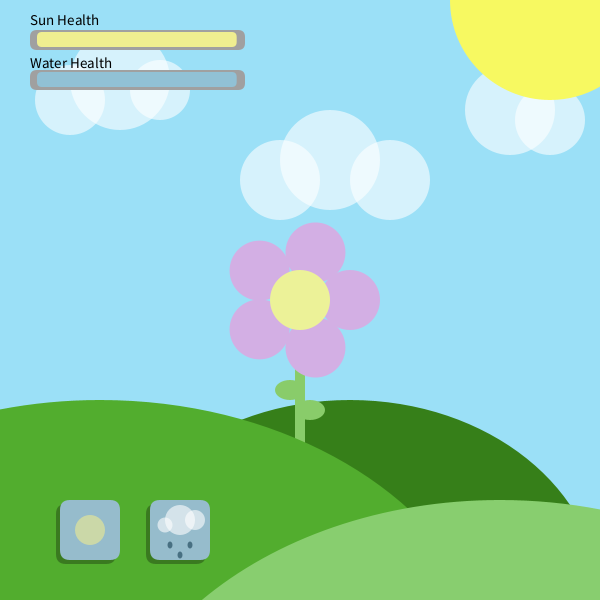
Frame 1 (no input)
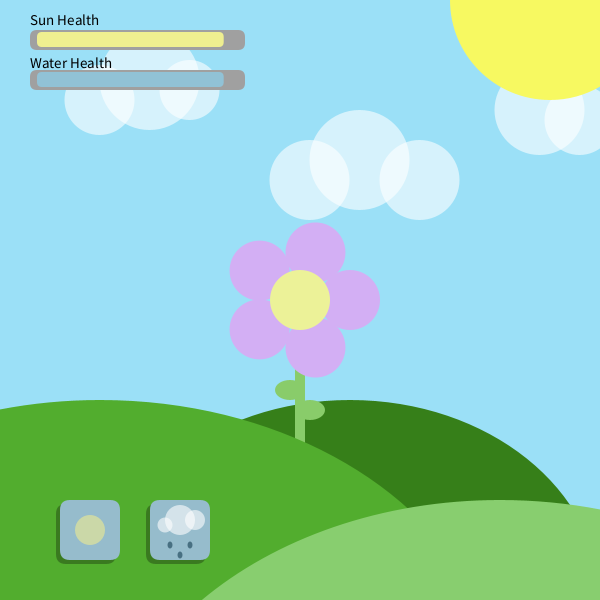
Frame 60 (the mouse pressed at the canvas centre just before this capture)
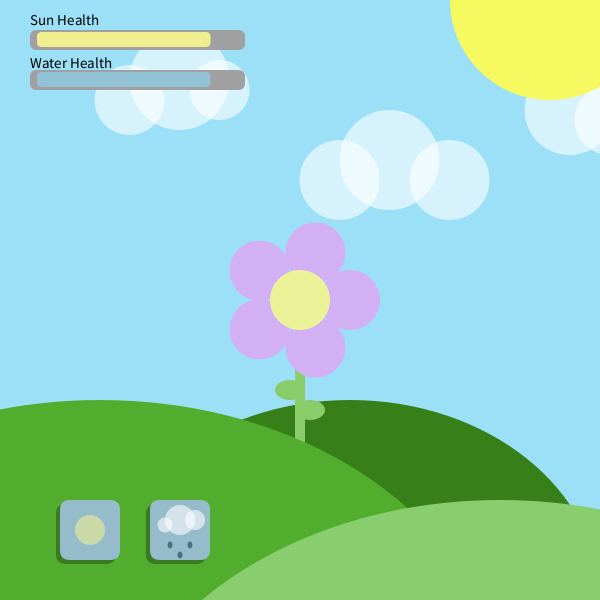
Frame 120 (the mouse held since frame 60 and released just before this capture)

The Processing sketch that drew these frames (run headless with seeded random() and noise(); from frame 60 on, the mouse is pressed at the canvas centre):

// Processing sketch: PetFlower1
// ── PetFlower1.pde
/*
The below code makes a plant simulator, you take care of the plant by watering it 
 and giving it sun. If the health gets too high or too low the plant will die.
 
 Rules:
 - do not over water or give your plant too much sun
 - game is over when the health has gotten too low
 */

// Arrays and Classes
Petal[] petals;
Cloud[] clouds;
Flower flower;
Health health;

// Flower
float radius; // radius of flower center
float angle; // angle between petals

// Buttons
float rainX, rainY; // rainbutton location
boolean rainButton; // rain button pressed?
float sunX, sunY; // sunbutton location
boolean sunButton; // sunbutton pressed?
float buttonW, buttonH; // size of button

// Colors
color background;
color hill1;
color hill2;
color hill3;


void setup () {
  size(600, 600);

  // Colors
  background = color(155, 224, 247);
  hill1 = color(54, 127, 25);
  hill2 = color(82, 173, 46);
  hill3 = color(136, 206, 111);

  // Buttons
  rainX = width/4;
  rainY = height/6*5;
  buttonW = 60;
  buttonH = 60;
  rainButton = false;
  sunX = width/10;
  sunY = height/6*5;
  sunButton = false;

  // Declare Classes
  petals = new Petal[5];
  flower = new Flower(width, height);
  clouds = new Cloud[8];
  health = new Health();

  // Create petals
  for (int i = 0; i < petals.length; i++) {
    petals[i] = new Petal();
    //colors of petal
    petals[i].r();
    petals[i].g();
    petals[i].b();
  }

  // Create clouds and pass values for their location and size
  clouds[0] = new Cloud(70, 100, 70, 70);
  clouds[1] = new Cloud(120, 80, 100, 100);
  clouds[2] = new Cloud(160, 90, 60, 60);
  clouds[3] = new Cloud(280, 180, 80, 80);
  clouds[4] = new Cloud(330, 160, 100, 100);
  clouds[5] = new Cloud(390, 180, 80, 80);
  clouds[6] = new Cloud(510, 110, 90, 90);
  clouds[7] = new Cloud(550, 120, 70, 70);

  // Center of petals
  angle = 0;  // initial angle for setting petals
  radius = 50;  // radius that the petals will be "around"
}

void draw() {
  background(background);

  // Hills in background
  noStroke();
  fill(hill1);
  ellipse(350, 600, 500, 400);

  // Create stem between the hills
  flower.displayStem();

  // More Hills
  fill(hill2);
  ellipse(100, 700, 800, 600);
  fill(hill3);
  ellipse(500, 800, 800, 600);

  // Create Petals around the center of the flower
  float x = 0;  // initial x (on the radius if y is zero)
  float y = 0;  // inital y (on the radius if x = radius)

  for (int i = 0; i < petals.length; i++) {
    // next line calculates x that will be on the radius at a given angle
    x = width/2 + cos(radians(angle))*(radius);  
    // next line calculates y that will be on the radius at a given angle
    y = height/2 + sin(radians(angle))*(radius);
    // now use x and y to set the x and y for the next petal
    petals[i].setX(x);
    petals[i].setY(y);
    // display the petal
    petals[i].display(); 
    // update the angle for the next petal 
    angle += 360/petals.length;
  }

  // Draw the center of the flower (slightly smaller than the petal radius)
  fill(236, 242, 152);
  ellipse(width/2, height/2, radius*1.2, radius*1.2);

  // Create Clouds
  for (int i = 0; i < clouds.length; i++) {
    clouds[i].display(rainButton);
    clouds[i].move();
  } 

  // Health
  health.display(sunButton, rainButton);
  health.checkForGameOver();
  health.badHealth();
  health.ifOverWater();
  health.ifOverSun();

  // Rain Button
  fill(0, 75);
  rect(rainX-4, rainY+4, buttonW, buttonH, 10);
  fill(150, 188, 204);
  rect(rainX, rainY, buttonW, buttonH, 10);
  // clouds on rainbutton
  fill(255, 150);
  ellipse(rainX + 15, rainY + 25, 15, 15);
  ellipse(rainX + 30, rainY + 20, 30, 30);
  ellipse(rainX + 45, rainY + 20, 20, 20);
  // rain
  fill(72, 112, 130);
  ellipse(rainX + 20, rainY + 45, 5, 7);
  ellipse(rainX + 30, rainY + 55, 5, 7);
  ellipse(rainX + 40, rainY + 45, 5, 7);

  // Sun Button
  fill(0, 75);
  rect(sunX - 4, sunY + 4, buttonW, buttonH, 10);
  fill(150, 188, 204);
  rect(sunX, sunY, buttonW, buttonH, 10);
  // sun on sunbutton
  fill(239, 236, 143, 150);
  ellipse(sunX + 30, sunY + 30, 30, 30);

  // Sun rays are drawn when the sunbutton is true
  if (sunButton) { 
    fill(255, 230, 70, 120);
    triangle(570, 200, 600, 80, 560, 100);   
    fill(255, 127, 0, 110);
    triangle(520, 220, 570, 90, 510, 80);
    fill(255, 210, 40, 120);
    triangle(480, 190, 540, 100, 490, 60);
    fill(244, 125, 66, 140);
    triangle(440, 150, 510, 60, 460, 50);
    fill(255, 247, 35, 120);
    triangle(400, 100, 510, 50, 460, 0);
    fill(247, 150, 51, 110);
    triangle(380, 50, 470, 50, 450, 0);
  }

  // Draw sun
  fill(247, 249, 97);
  ellipse(550, 0, 200, 200);
}

void mousePressed() {
  // If the rain button is pressed then it is the oppsite of what it was before (toggle)
  if (mouseX > rainX && mouseX < mouseX + buttonW && mouseY > rainY && mouseY < rainY + buttonH) {
    rainButton = !rainButton;
    sunButton = false; // sun and rain cannot be pressed at the same time
  } else if (mouseX > sunX && mouseX < mouseX + buttonW && mouseY > sunY && mouseY < sunY + buttonH) {
    sunButton = !sunButton;   
    rainButton = false;
  }
}

void keyPressed() { // Button toggles if certain keys are pressed
  if (key == 'r'|| key == 'R') {
    rainButton = !rainButton;
  }
  if (key == 's'|| key == 'S') {
    sunButton = !sunButton;
  }
}

// ── Cloud.pde
/* 
 This class creates clouds that release rain. 
 
 display() displays the clouds and creates an array of drops if raining is true
 
 move() changes the clouds' location based on speed and if the cloud goes off screen it will restart
 
 */


class Cloud {
  Drop[] drops; // declare array of drops
  float x, y, w, h, s; // properties of clouds
  boolean raining; // is it raining?

  Cloud(float tempX, float tempY, float tempW, float tempH) {
    x = tempX;
    y = tempY;
    w = tempW;
    h = tempH;
    s = 0.5; // speed of cloud movement
    raining = false;

    drops = new Drop[4];
    for (int i = 0; i < drops.length; i++) {
      drops[i] = new Drop(y);
    }
  }

  void display(boolean tempRaining) {
    raining = tempRaining; // use the perameter to check if its raining
    if (raining) { // if its raining then display the drops from the drop class
      for (int i = 0; i < drops.length; i++) { // loop to base code on drops[i] for the length of the array
        drops[i].move(); // move drops[i]
        drops[i].display(x, w); // pass the x location and width of the cloud

        if (drops[i].checkForReachBottom(height)) { // when checkForReachBottom is true send the parameter height
          drops[i].restart(); // when drop is at the bottom it restarts at the top
        }
      }
    }
    // Create cloud
    fill(255, 150);
    ellipse(x, y, w, h);
  }

  // Cloud moves based on speed, s
  void move() {
    x += s;
    if (x > width + w/2) {
      x = 0 - w/2; // reset x-location of cloud when it goes out of the window
    }
  }
}

// ── Drop.pde
/*
This class is called in the cloud class because rain has to com out of clouds
 
 display() creates the raindrops, the x-location of the raindrops has to be underneath its cloud
 
 move() makes the drops fall
 
 checkForReachBottom() checks whether the drop has reached the bottom
 
 restart() when drop reach the bottom they restart at the clouds y-location
 
 */


class Drop {
  float x; // x position
  float y, originalY; // y position
  float h; // height of drop
  float w; // width of drop
  float speed; // speed of drop
  color c; // color of drop

  Drop(float tempY) {
    y = tempY; // y is set to tempY
    originalY = tempY; // keep orginal y value for later
    h = 10; 
    w = 5; 
    c = color(94, 140, 160); // c is a light blue
    speed = random(1, 7); // drop speed is random
  }

  // Drops appear
  void display(float tempX, float cloudW) {   
    x = tempX + random(-cloudW/2, cloudW/2); // x of drops can be anything between the wdith of a cloud
    noStroke();
    fill(c); // fill is c
    ellipse(x, y, w, h); // ellipse appears at x, y and has a width of w and height of h
  }

  // Drops fall
  void move() {
    y = y + speed; // the y changes by speed
  }

  // Check whether or not the drops have reached the bottom
  boolean checkForReachBottom(float h) {
    if (y > h) { // when yPos is larger than h, checkForReachBottom is true
      return true;
    } else { // Otherwise, return false
      return false;
    }
  }

  void restart() {
    y = originalY; // y-position is set so that the drop returns to its original height
  }
}

// ── Flower.pde
/*
This class creates the basics of the flower besides the petals
 
 displayStem() displays the stem and its leaves
 
 leafFall() makes the leaves fall
 
 */



class Flower {
  // Stem
  float w, h, x, y; // properties of stem

  // Leaves
  float leafX, leafY, leafW, leafH; // properties of leaf
  float leafX2, leafY2; // properties of leaf2

  Flower(float tempW, float tempH) {
    x = tempW; // x = size of window
    y = tempH; // y = siz of window
    w = 10;
    h = tempW/2;
    leafW = 30;
    leafH = 20;
    leafX = 300;
    leafY = 390;
    leafX2= 300;
    leafY2 = 390;
  }

  void displayStem() {
    // Stem
    fill(137, 204, 106);
    rect(x/2 - w/2, y/2, w, h);

    // Leaves
    ellipse(leafX - w, leafY, leafW, leafH);
    ellipse(leafX2 + w, leafY2 + leafH, leafW, leafH);
  }

  // When leaves fall they fall down at random x changes
  void leafFall() {
    leafX += random(-5, 5);
    leafX2 += random(-5, 5);
    leafY += .5;
    leafY2 += .5;
  }
}

// ── Health.pde
/*
The health class is what runs the logic of the programs, it creates the health bars, calculates 
 their amounts and decides when the game is over
 
 display() display health bars and text, contrain the width of the sunbar and rainbar 
 color of sunbar and rainbar changes to red when over watered 
 
 ifOverWater() when the plant is overwatered puddles appear 
 
 ifOverSun() when the plant is over sunned the flower's leafs fall
 
 checkForGameOver() when 
 */

class Health {
  // Health
  float sunBarH;
  float sunBarW; // the width of the sun health bar
  float rainBarH; 
  float rainBarW; // the width of the rain health bar

  // Other Health Variables
  float sunHealth; // returned by sunAmount()
  float rainHealth; // returned by rainAmount()
  float totalHealth; // maximum amount of sun

  // Health factors
  float overFactor; // factor that determines when the plant is over watered or sunned
  float sunFactorP; // postive sun change
  float rainFactorP; // postive rain change
  float sunFactorN; // negative sun change
  float rainFactorN; // negative rain change
  float healthS; // sun change
  float healthR; // rain change

  boolean sunny; // stands for sunbutton
  boolean raining; // stands for rainbutton

  // Health Bar Location and Size
  float healthBarX;
  float healthBarY;
  float healthBarW;
  float healthBarH;

  // Water Puddle
  float opacity; // how clear are the puddles

  // Numbers for Color
  float sunR;
  float sunG;
  float sunB;
  float rainR;
  float rainG;
  float rainB;

  Health() {
    // Health
    totalHealth = 200;
    sunHealth = totalHealth;
    rainHealth = totalHealth;

    // Health factors
    overFactor = 1.1;
    sunFactorP = 0.01;
    sunFactorN = -0.01;
    rainFactorP = 0.01;
    rainFactorN = -0.01;

    // Buttons
    sunny = false;
    raining = false;

    // Health Bar Location and Size
    healthBarX = 30;
    healthBarY = 30;
    healthBarW = 215;
    healthBarH = 20;

    // Health Level
    rainBarW = totalHealth;
    rainBarH = healthBarH - 5;
    sunBarW = totalHealth;
    sunBarH = healthBarH - 5;

    // Puddle
    opacity = 0;

    // Numbers for Color
    sunR = 239;
    sunG = 239; 
    sunB = 144;
    rainR = 145;
    rainG = 194;
    rainB = 214;
  }

  void display(boolean tempSunny, boolean tempRaining) {
    sunny = tempSunny;
    raining = tempRaining;

    // Color of sunBar changes when health increases
    if (sunBarW == totalHealth) { //if the sunbar is equal to total health than increase green
      sunG -= 0.5;
    } else {
      if (sunG < 239) { // if the sunbar has not yet returned to yellow, make it faster by decreasing green
        sunG += 1;
      } else {
        sunG = 239; // it should equal 239 if nothing else is true
      }
    }

    // Color of rainBar changes when health increases
    if (rainBarW == totalHealth) { // when rainbar equals total health than make the rain bar more red
      rainR += 0.5;
      rainG -= 0.2;
      rainB -= 0.2;
    } else {
      if (rainR > 145) { // if color has still not returned to blue, than make it return
        rainR -= 1.5;
        rainG += 0.5;
        rainB += 0.5;
      } else { // set back to original values
        rainR = 145;
        rainG = 194;
        rainB = 214;
      }
    }

    // sets sunbarw
    if (sunAmount() > totalHealth) { 
      sunBarW = totalHealth;
    } else if (sunAmount() < 0) {
      sunBarW = 0; // sunBar can't be less than 0
    } else {
      sunBarW = sunAmount();
    }

    // sets rainbarw
    if (rainAmount() > totalHealth) { 
      rainBarW = totalHealth;
    } else if (rainAmount() < 0) {
      rainBarW = 0; // rainBar can't be less than 0
    } else {
      rainBarW = rainAmount();
    }

    // Background Bar
    fill(160, 160, 160);
    rect(healthBarX, healthBarY, healthBarW, healthBarH, 7);
    fill(160, 160, 160);
    rect(healthBarX, healthBarY + healthBarH*2, healthBarW, healthBarH, 7);

    // Health Level
    fill(sunR, sunG, sunB);
    rect(healthBarX + 7, healthBarY + 2, sunBarW, sunBarH, 5);
    fill(rainR, rainG, rainB);
    rect(healthBarX + 7, healthBarY + healthBarH*2 + 2, rainBarW, rainBarH, 5);

    // Display Text
    textSize(15);
    fill(0);
    text("Sun Health", healthBarX, healthBarY - 5);
    text("Water Health", healthBarX, healthBarY + healthBarH*1.9);
  }

  // When the plant is overwatered puddles become more clear
  void ifOverWater() {
    if (overWater()) {
      fill(125, 188, 224, opacity);
      opacity += .5; 
      ellipse(250, 490, 40, 25);
      ellipse(230, 500, 30, 20);
      ellipse(270, 510, 20, 10);
      ellipse(430, 440, 50, 25);
      ellipse(410, 460, 30, 20);
      ellipse(380, 420, 10, 5);
    }
  }

  void ifOverSun() {
    if (overSun()) { //leaf falls if too much sun
      flower.leafFall();
    }
  }

  // Game is over when health runs out
  void checkForGameOver() {
    if (sunBarW <= 0 ||rainBarW <= 0 || sunAmount() > totalHealth * overFactor * 1.3
      || rainAmount() > totalHealth * overFactor * 1.3) { // checking for health too low and too high
      textSize(50);
      fill(150, 30, 10);
      text("Game Over!", 180, 300);
      noLoop();
    }
  }

  void badHealth() {
    if (underHealth()) {
      textSize(20);
      fill(150, 30, 10);
      text("Your Flower Health is too Low", 250, 560);
    }
    if (overSun()) {
      textSize(14);
      fill(150, 30, 10);
      text("Your Flower has Recieved too Much Sun", 250, 530);
    }
    if (overWater()) {
      textSize(14);
      fill(150, 30, 10);
      text("Your Flower has Recieved too Much Water", 250, 520);
    }
  }

  // **Functions that return numbers or boolean**

  // Check for too much sun
  boolean overSun() {
    if (sunAmount() > totalHealth * overFactor) {
      return true;
    }
    return false;
  }

  // Check for over watering
  boolean overWater() {
    if (rainAmount() > totalHealth * overFactor ) {
      return true;
    }
    return false;
  }

  // Check for the health, is it lower than 50?
  boolean underHealth() {
    if (sunAmount() <= 50 || rainAmount() <= 50) {
      return true;
    }
    return false;
  }

  // The sun health and water health slowly decline, sun health cant be too high or too low
  float sunAmount() {
    if (sunny) {
      healthS = sunFactorP; // when it is sunny set the health s equal to positive sunfactor
    } else {
      healthS = sunFactorN; // when it is not sunny set the health s equal to negative sunfactor
    }
    sunHealth += healthS; // sunhealth is increased based on the health s
    return sunHealth;
  }

  float rainAmount() {
    if (raining) {
      healthR = rainFactorP; // when it is raining set the health r equal to positive rainfactor
    } else {
      healthR = rainFactorN; // when it is not raining set the health r equal to negative rainfactor
    }
    rainHealth += healthR; // rainhealth is increased based on the health r
    return rainHealth;
  }
}

// ── Petals.pde
/* 
 This class creates the petals of the flowers.
 
 display() create petals with color based on the value of the functions
 
 r(), g(), b() all set color to brown when health is bad and pink when it is good
 
 setX() sets the x value based on the parameter passed
 
 setY() sets the y value based on the parameter passed
 
 */


class Petal {
  float x, y, w, h; // set proerties of petals, location, size
  int r, g, b; // represents color of petals

  Petal() {
    // Petal Location
    x = 0;
    y = 0;

    // Petal Size
    w = 60;
    h = 60;

    // Petal Color
    r = 211;
    g = 175;
    b = 224;
  }

  void display() {
    fill(r(), g(), b()); // color based on the fuctions that determine color
    ellipse(x, y, w, h); // create petals based on variables
  }


  // color changes to brown when health is bad
  int r() {
    if (health.underHealth() && r > 140 ) {
      r -= 1;
    } else if (r < 210) {
      r += 1;
    }
    return r;
  }

  int g() {
    if (health.underHealth() && g > 95) {
      g -= 1;
    } else if (g < 175) {
      g += 1;
    }
    return g;
  }

  int b() {
    if (health.underHealth() && b > 61) {
      b -= 2;
    } else if (b < 244) {
      b += 2;
    }
    return b;
  }

  void setX(float t) {
    x = t;
  }

  void setY(float t) {
    y = t;
  }
}
